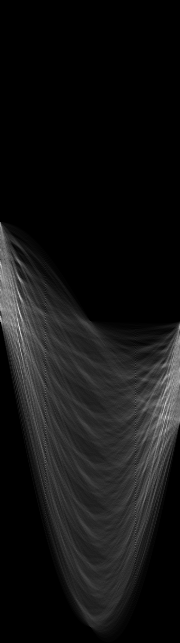
%> input picture houghOut.tif, 180 x 643 px; its folder holds only this picture in this run
$ octave verciniAnalysis_example.m   (GNU Octave 9; MATLAB toolbox functions it lacks are replaced by stand-ins)
%> lines starting %> are read from the running program, lines starting %| are printed output that depends on the picture; in (x1, y1, x2, y2) boxes, pixels count from 0 and x2, y2 are one past the last pixel; in counts of white or black regions, pixels touching at a corner belong together; the program's own positions count from 1
### batchAnalyseRing.m
function batchAnalyseRing(fileFilter,pixSz,varargin)
% function batchAnalyseRing(fileFilter,pixSz,varargin)
%   Performs background subtraction and kymograph fitting for vertically immobilized cells
%   Kymographs are background subtracted ie zero should equal a genuine gap in the ring
% INPUTS:
%   fileFilter: Search string for files to analyse, eg '*.tif'
%   pixSz: Camera pixel size in nanometres
% OPTIONAL INPUTS:
%   'PsfFWHM', psfFWHM: Fitted PSF FWHM, nm. Determines PSF size used to blur the fitted ring. DEFAULT: 300 nm
%   'PsfWidthRangeNm',psfWidthExtraNm: Wiggle room allowed on fitted PSF FHWM. Ie fitted PSF width can be within range psfFWHM +/- psfWidthExtraNm. DEFAULT: 50
%   'CytoplasmBG-FWHM', cytoBgFWHM_nm: Initial guess for the FWHM of the large gaussian fitted to account for the defocussed cytoplasmic background. DEFAULT:1300
%   'CytoplasmBG-FWHM-min', cytoBgFWHMmin_nm: Minimum for the FWHM of the large gaussian fitted to account for the defocussed cytoplasmic background. DEFAULT:800
%   'CytoplasmBG-FWHM-max', cytoBgFWHMmax_nm: Maximum for the FWHM of the large gaussian fitted to account for the defocussed cytoplasmic background. DEFAULT:Inf
%   'CytoplasmOnlyFit' Dont fit a ring - useful for cytoGFP - force the ring amplitude to zero for cyto only fit
% NOTE: A second defocussed Gaussian is also fitted, with min width cytoBgFWHMmin_nm, and max width=Inf because a single gaussian does not fit well the cytoplasmic BG distribution.
%   'RingRadius-max', radMax_nm: Maximum fitted ring radius. Default should hold well for WT or even most mutant Bsubtilis but change if in a different organism. If you set it too large the fitting becomes unstable for small rings. DEFAULT: 600
%   'ZeroPadKymograph', doZeroPadKymo: Add a zero row as the last row of the kymograph so that ImageJ plotting defaults to the correct contrast. DEFAULT: true
%   'FixedRadiusFit', true/false: Fix the ring radius and shape parameters to the average ring parameters. Note the ring centroid can still shift to allow for small drifts.
%     Useful for cells that dont constrict within timeframe of imaging. If the cells constrict you need to turn this off.
%     FITPARAVG is the result of a prior fit to an averaged ring, used to fix the positions. DEFAULT: true
%   'FixedPositionFit', true/false: Fix the ring position to the average ring position. This is important for fitting sparse data, esp single molecule, where the ring position is not well constrained.
%     otherwise the ring position will jump around, which is bad.  DEFAULT: false
%   'LineProfileWidth': LineWidth: perpendicular distance over which to integrate line profile signal to improve SNR. DEFAULT:pixSz , ie 1 pixel
%   'NumKymoRepeats', nKymoWrap: Number of times to plot the kymograph side-by-side in the kymoWrap file. DEFAULT: 2
%   'SaveRawKymograph', true/false: Save a non-background subtracted kymograph as well. DEFAULT, false
%   'SaveFitPNG', true/ false: Save a png of the average image overlaid with the (first) fitted circle
%   'SetManualRadius', manualRadiusNm: Sets the septum radius to fixed value manualRadiusNm
%   'SetManualRadius', [manualRadiusNmMin,manualRadiusNmMax]: limits the septum radius to range defined by 2 element vector. Initial guess is average of the min and max Radius
%   'FitMaxIP', true/false: Use maximum intensity projection instead of average for the fixed radius/ position fitting
%   'HoughCircleGuess',true/false:Uses hough circle finding estimator for the initial guess. In general seems more robust than the simple binary estimator
%
% NOTE: If the background subtration fails for some frames - slow fitting, bright bands in the kymographs - this is usually because 'FixedRadiusFit' is set to true, but the radius is changing  - try changing 'FixedRadiusFit' to false. If the radius is changign the FixedRadiusFit gives bad results as the average radius is not a good match for all frames
%
% OUTPUTS:
%   Files, in subdirectory analysed:
%       <filename>_bgsub.tif: Background subtracted ring
%       <filename>_kymo.tif: Kymograph
%       <filename>_kymoWrap.tif: Kymograph, repeated nKymoWrap times
%       <filename>_fitData.mat: Fit results
%       <filename>_diamInfo.txt: Ring diameter, each frame
%
% EXAMPLES:
%
%   By default, fits with fixed radius based on average image
%   >> batchAnalyseRing('*.tif',pixSz)
%   Alternatively, fit with a free radius to allow for constriction
%   >> batchAnalyseRing('*.tif',pixSz,'FixedRadiusFit',false)
%   Optionally you can save the non-background subtracted kymograph
%   >> batchAnalyseRing('*.tif',pixSz,`'SaveRawKymograph',true)
%TODO fix the diameter file bug

f = dir(fileFilter);
nF= numel(f);

hF= figure;
for ii = 1:nF
    file = f(ii).name;
    folder=f(ii).folder;
    fname = fullfile(folder,file)
    try
        ringCorrectAndFit_bgFitter(fname,pixSz,varargin{:});
    catch ME
        display(getReport(ME));
    end
end
close(hF);
%--------------------------------------------------------
function [kymo, kymoCorr] = ringCorrectAndFit_bgFitter(fname,pixSz,varargin)
%> called with fname = 'houghOut.tif', pixSz = 65
%,lineProfileWidth,bleachPlotOn,,useTLFitter,frStep,doBGFG_separation)
global DEBUG_RING

ringFitArg={};
frStep = 1;
lineProfileWidth = pixSz;
psfFWHM = 300;
bleachPlotOn=false;
nKymoWrap=2;
doSaveRawKymograph = true;
doSaveFitFigure=true;
nargin = numel(varargin);
ii = 1;
while ii<=numel(varargin)
    if strcmp(varargin{ii},'PsfWidthRangeNm') || strcmp(varargin{ii},'CytoplasmBG-FWHM') ...
        || strcmp(varargin{ii},'CytoplasmBG-FWHM-min') || strcmp(varargin{ii},'CytoplasmBG-FWHM-max') ...
        || strcmp(varargin{ii},'RingRadius-max') || strcmp(varargin{ii},'ZeroPadKymograph')...
        || strcmp(varargin{ii},'FixedRadiusFit') || strcmp(varargin{ii},'SetManualRadius') ...
        || strcmp(varargin{ii},'CytoplasmOnlyFit')|| strcmp(varargin{ii},'PlotFit')...
        || strcmp(varargin{ii},'ShowFitOutcome') || strcmp(varargin{ii},'FixedPositionFit') ...
        || strcmp(varargin{ii},'FitMaxIP') || strcmp(varargin{ii},'HoughCircleGuess')
        ringFitArg={ringFitArg{:},varargin{ii:ii+1}};
        ii=ii+1;
    elseif strcmp(varargin{ii},'PsfFWHM')
        psfFWHM=varargin{ii+1};
        ii=ii+2;
    elseif strcmp(varargin{ii},'LineProfileWidth')
        lineProfileWidth=varargin{ii+1};
        ii=ii+2;
    elseif strcmp(varargin{ii},'NumKymoRepeats')
        nKymoWrap=varargin{ii+1};
        ii=ii+2;
    elseif strcmp(varargin{ii},'SaveRawKymograph')
        doSaveRawKymograph=varargin{ii+1};
        ii=ii+2;
    elseif strcmp(varargin{ii},'SaveFitPNG')
        doSaveFitFigure=varargin{ii+1};
        ii=ii+2;
    else
        ii=ii+1;
    end
end

[pathstr,name,ext]=fileparts(fname);
if isempty(pathstr)
    pathstr='.';%matlab looks on all pths not just current path if dont do this
end

if ~isempty(DEBUG_RING) && DEBUG_RING==true
    savepath = fullfile(pathstr,'test_analysis');
else
    savepath = fullfile(pathstr,'analysed');
end

if ~exist(savepath,'dir')
    mkdir(savepath);
end
ringStack = imreadstack(fname);

% calculate the kymograph
[ ringStack_noBg,kymo,circFit,kymoInfo, kymoraw,fitPar] = doBgSubAndKymo(ringStack,pixSz,lineProfileWidth,psfFWHM,ringFitArg{:});
save([savepath,filesep,name,'_fitData.mat'],'circFit','kymoInfo','fitPar');
%write a text file with the radius for quick reference
Diameter_nm = round(kymoInfo(:,2))*2;
Frame= kymoInfo(:,1);
T = table(Frame,Diameter_nm);
if numel(unique(Diameter_nm))==1
    T=T(1,:);
end

radius_fname = [savepath,filesep,name,'_diamInfo','.txt'];
writetable(T,radius_fname);

%make 2pi versions of everything for convenience
kymo_wrap = repmat(kymo,[1,nKymoWrap]);
kymoraw_wrap = repmat(kymoraw,[1,nKymoWrap]);

%save everything as floats if that's what's returned
tiffwrite([savepath,filesep,name,'_bgsub.tif'],ringStack_noBg);
tiffwrite([savepath,filesep,name,'_kymo.tif'],kymo);
tiffwrite([savepath,filesep,name,'_kymoWrap.tif'],kymo_wrap);
if doSaveRawKymograph
    tiffwrite([savepath,filesep,name,'_kymoRaw.tif'],kymoraw);
    tiffwrite([savepath,filesep,name,'_kymoRawWrap.tif'],kymoraw_wrap);
end

if doSaveFitFigure
    h=figure;
    plotCircleFig(mean(ringStack,3),circFit{1});
    saveas(h,[savepath,filesep,name,'_fitResult.png']);
    close(h);
end

### imreadstack.m
function imstack = imreadstack( path1)
%> called with path1 = 'houghOut.tif'
%	imstack = imreadstack( path1)
%
% Description:
% 	Automatically load all the images in a stack as a
% 3D matrix
%
% Inputs:
% 	path
%
% Outputs:
%	imstack
%
% History:
% 	080213 	- First alpha complete (SH)
%	080213 	- Function headers and help standardised (SH)
%
% Author:
%	Seamus Holden
%

%number of frames in image and size of image
numFrames = numel(imfinfo(path1));
I = imread( path1, 1);
%> I is the input picture: size 643x180 single; min 0, max 219, mean 19.5

%preallocate array
imstack = zeros( [size(I) numFrames], class(I));
imstack(:,:,1) = I;

for p = 2:numFrames
	imstack(:,:,p) = imread(path1, p);
end

### doBgSubAndKymo.m
function [ ringStack_noBg, ringKymograph, circleData, kymoInfo, rawKymograph, fitPar] = doBgSubAndKymo(ringStack,pixSzNm,lineWidthNm, psfFWHM,varargin)
%> called with pixSzNm = 65, lineWidthNm = 65, psfFWHM = 300
% function [ ringStack_noBg, ringKymograph, circleData, kymoInfo] = doBgSubAndKymo(ringStack,pixSzNm,lineWidthNm, psfFWHM,varargin)
%extract circular kymograph, integrating over widthNM annulus thickness
%use fitting to the ring to find the diameter, should make it more robust eg on small rings
%   Performs background subtraction and kymograph fitting for vertically immobilized cells
%   Kymographs are background subtracted ie zero should equal a genuine gap in the ring
% INPUTS:
%   ringStack: [y,x,frame] ring dynamics movie
%   pixSz: Camera pixel size in nanometres
%   lineWidthNm: perpendicular distance over which to integrate line profile signal to improve SNR.
%   psfFWHM: Fitted PSF FWHM, nm. Determines PSF size used to blur the fitted ring.
%
% OPTIONAL INPUTS:
%   'PsfWidthRangeNm',psfWidthExtraNm: Wiggle room allowed on fitted PSF FHWM. Ie fitted PSF width can be within range psfFWHM +/- psfWidthExtraNm. DEFAULT: 50
%   'CytoplasmBG-FWHM', cytoBgFWHM_nm: Initial guess for the FWHM of the large gaussian fitted to account for the defocussed cytoplasmic background. DEFAULT:1300
%   'CytoplasmBG-FWHM-min', cytoBgFWHMmin_nm: Minimum for the FWHM of the large gaussian fitted to account for the defocussed cytoplasmic background. DEFAULT:1000
%   'CytoplasmBG-FWHM-max', cytoBgFWHMmax_nm: Maximum for the FWHM of the large gaussian fitted to account for the defocussed cytoplasmic background. DEFAULT:1000
% NOTE: A second defocussed Gaussian is also fitted, with min width cytoBgFWHMmin_nm, and max width=Inf because a single gaussian does not fit well the cytoplasmic BG distribution.
%   'RingRadius-max', radMax_nm: Maximum fitted ring radius. Default should hold well for WT or even most mutant Bsubtilis but change if in a different organism. If you set it too large the fitting becomes unstable for small rings. DEFAULT: 600
%   'ZeroPadKymograph', doZeroPadKymo: Add a zero row as the last row of the kymograph so that ImageJ plotting defaults to the correct contrast. DEFAULT: true
%   'FixedRadiusFit', fitParAvg: Fix the ring radius and shape parameters to the average ring parameters. Note the ring centroid can still shift to allow for small drifts. Useful for cells that dont constrict within timeframe of imaging. If the cells constrict you need to turn this off. FITPARAVG is the result of a prior fit to an averaged ring, used to fix the positions. DEFAULT: true
%   'FitMaxIP', true/false: Use maximum intensity projection instead of average for the fixed radius/ position fitting
%
% NOTE: If the background subtration fails for some frames - slow fitting, bright bands in the kymographs - this is usually because 'FixedRadiusFit' is set to true, but the radius is changing  - try changing 'FixedRadiusFit' to false. If the radius is changign the FixedRadiusFit gives bad results as the average radius is not a good match for all frames

nargin = numel(varargin);
%> nargin = 0
fitRingArg={};
doZeroPadKymo = true;
doFixedRadiusFit = true;
doMaxFit=false;
ii = 1;
while ii<=numel(varargin)
    if strcmp(varargin{ii},'ZeroPadKymograph')
        doZeroPadKymo=varargin{ii+1};
        ii=ii+2;
    elseif strcmp(varargin{ii},'FixedRadiusFit')
        doFixedRadiusFit=varargin{ii+1};
        ii=ii+2;
    elseif strcmp(varargin{ii},'FitMaxIP')
        doMaxFit=varargin{ii+1};
        ii=ii+2;
    else
        fitRingArg={fitRingArg{:},varargin{ii}};
        ii=ii+1;
    end
end
%> this loop made 0 passes
%> after the loop, doFixedRadiusFit = true; doMaxFit = false; doZeroPadKymo = true; fitRingArg = {}; ii = 1

ringStack = double(ringStack);

%optionally find the radius etc from the average of whole movie
if doFixedRadiusFit
    if doMaxFit
        ringIm = max(ringStack,[],3);
    else
        ringIm = mean(ringStack,3);
    end
    fitParAvg = fitRing(ringIm, pixSzNm,psfFWHM, fitRingArg{:});
else
    fitParAvg=[];
end

nFr = size(ringStack,3);
ringStack_noBg = 0.*ringStack;
for ii =1:nFr

    %fit each ring.
%     display(['Frame: ',num2str(ii)]);
    if ii==1
        [ringIm_noBg, ringKymoCell{ii}, circleData{ii}, rawKymoCell{ii},fitPar(ii,:)] = bgSubAndProfile(ringStack(:,:,ii),pixSzNm,lineWidthNm, psfFWHM,doFixedRadiusFit,fitParAvg,fitRingArg{:});
    else
        [ringIm_noBg, ringKymoCell{ii}, circleData{ii}, rawKymoCell{ii},fitPar(ii,:)] = bgSubAndProfile(ringStack(:,:,ii),pixSzNm,lineWidthNm, psfFWHM,doFixedRadiusFit,fitParAvg,'InitialGuess', fitPar(ii-1,:), fitRingArg{:});
    end
    kymoSz(ii,:) = size(ringKymoCell{ii});
    rNm=circleData{ii}.r*pixSzNm;
    kymoInfo(ii,:) = [ii,rNm,kymoSz(ii,1),kymoSz(ii,2)];
    ringStack_noBg(:,:,ii) = ringIm_noBg;
end

maxKymoWidth = max(kymoSz(:,2));
ringKymograph = zeros(nFr,maxKymoWidth);
rawKymograph = zeros(nFr,maxKymoWidth);
for ii = 1:nFr
    ringKymograph(ii,1:kymoSz(ii,2))=ringKymoCell{ii};
    rawKymograph(ii,1:kymoSz(ii,2))=rawKymoCell{ii};
end

if doZeroPadKymo%no point in padding the raw kymograph
    ringKymograph(end+1,:)=0;
end


%------------------------------------------------------------------
% [39 lines left out: function bgSubAndProfile, not called in this run]

%------------------------------------------------------------------
% [24 lines left out: function getProfile, not called in this run]

### fitRing.m
function [fitPar, fitIm,im_bgsub] = fitRing(im, pixSz_nm,psfFWHM, varargin)
%> called with pixSz_nm = 65, psfFWHM = 300
% function [fitPar, fitIm,im_bgsub] = fitRing(im, pixSz_nm,psfFWHM, varargin)
%
% Fit a ring to an image.
% Blurred annulus (signal) , plus flat background plus two large width gaussians to account for diffuse and out of focus cytoplasmic background.
% Hardcoded NSECTOR (currently 12) to allow varying amplitude
% Model is:
%    X0 = par(1);
%    Y0 = par(2);
%    R0 = par(3);
%    stdRing = par(4);
%    A = par(5);
%    bg_flat = par(6);
%    cytoplasmBg = par(7);
%    cytoplasmBgWidth=par(8);
%    cytoplasmBg2 = par(9);
%    cytoplasmBgWidth2=par(10);
%    sectorAmp(1:nSector) = par(11:11+nSector-1);
%    for ii = 1:nSector
%        F_ring(sectoredImage==ii) = sectorAmp(ii)*A.*exp(-(R(sectoredImage==ii)-R0).^2./(2.*stdRing.^2));
%    end
%    %flat background contribution
%    F_bg = bg_flat;
%    %defocussed gaussian cytoplasm contribution
%    F_cyto = cytoplasmBg.*exp(-((X-X0).^2+(Y-Y0).^2)./(2.*cytoplasmBgWidth.^2));
%    %Another defocussed gaussian cytoplasm contribution
%    F_cyto2 = cytoplasmBg2.*exp(-((X-X0).^2+(Y-Y0).^2)./(2.*cytoplasmBgWidth2.^2));
%    F=F_bg+F_ring+F_cyto+F_cyto2;
%
% INPUTS:
%   im: ring Image
%   pixSz: Camera pixel size in nanometres
%   psfFWHM: Fitted PSF FWHM, nm. Determines PSF size used to blur the fitted ring.
%
% OUTPUTS:
%   fitPar: As defined above.
%   fitIm: Fitted image
%   im_bgsub: Input image, im, minus the fitted background.
%       Ie im_bgsub = im - (F_bg + F_cyto + F_cyto2)
%
% OPTIONAL INPUTS:
%   'PsfFWHM', psfFWHM: Fitted PSF FWHM, nm. Determines PSF size used to blur the fitted ring. DEFAULT: 300 nm
%   'PsfWidthRangeNm',psfWidthExtraNm: Wiggle room allowed on fitted PSF FHWM. Ie fitted PSF width can be within range psfFWHM +/- psfWidthExtraNm. DEFAULT: 50
%   'CytoplasmBG-FWHM', cytoBgFWHM_nm: Initial guess for the FWHM of the large gaussian fitted to account for the defocussed cytoplasmic background. DEFAULT:1300
%   'CytoplasmBG-FWHM-min', cytoBgFWHMmin_nm: Minimum for the FWHM of the large gaussian fitted to account for the defocussed cytoplasmic background. DEFAULT:800
%   'CytoplasmBG-FWHM-max', cytoBgFWHMmax_nm: Maximum for the FWHM of the large gaussian fitted to account for the defocussed cytoplasmic background. DEFAULT:Inf
%   'CytoplasmOnlyFit' Dont fit a ring - useful for cytoGFP - force the ring amplitude to zero for cyto only fit
%  NOTE: A second defocussed Gaussian is also fitted, with min width cytoBgFWHMmin_nm, and max width=Inf because a single gaussian does not fit well the cytoplasmic BG distribution.
%   'RingRadius-max', radMax_nm: Maximum fitted ring radius. Default should hold well for WT or even most mutant Bsubtilis but change if in a different organism. If you set it too large the fitting becomes unstable for small rings. DEFAULT: 600
%   'FixedRadiusFit', fitParAvg: Fix the ring radius and shape parameters to the average ring parameters. Note the ring centroid can still shift to allow for small drifts. Useful for cells that dont constrict within timeframe of imaging. If the cells constrict you need to turn this off. FITPARAVG is the result of a prior fit to an averaged ring, used to fix the positions. DEFAULT:false
%     Note that default FixedRadiusFit value in higher level function doBgSubAndKymo.m is true, so for batch analysis FixedRadiusFit is usually true - it's just false at the bottom level function as the first pass is run with free shape parameters to measure the average radius.
%   'FixedPositionFit', fitParAvg: Fix the ring position to the average ring position.  FITPARAVG is the result of a prior fit to an averaged ring,
%     used to fix the positions. DEFAULT: false
%   'SetManualRadius', manualRadiusNm: Sets the septum radius to fixed value manualRadiusNm
%   'SetManualRadius', [manualRadiusNmMin,manualRadiusNmMax]: limits the septum radius to range defined by 2 element vector. Initial guess is average of the min and max Radius
%

global DEBUG_RING
%parameters: x0, y0, r,width, Amplitude, BG, cytoplasmBg
NSECTOR=12;

plotOn=false;
cytoBgFWHM_nm = 1300;
cytoBgFWHMmin_nm = 800;
cytoBgFWHMmax_nm = Inf;
radMax_nm=600;
psfWidthExtraNm= 50;%as in +/- psfFWHM
doFixedRadiusFit=false;
doFixedPosFit=false;
doSetRadius=false;
doCytoOnlyFit=false;
radiusManual=NaN;
doShowFitResult = false;
nargin = numel(varargin);
%> nargin = 0
usePriorInitGuess=false;
priorInitGuess = [];
ii = 1;
while ii<=numel(varargin)
    if strcmp(varargin{ii},'PsfWidthRangeNm')
        psfWidthExtraNm= varargin{ii+1};
        ii=ii+2;
    elseif strcmp(varargin{ii},'PlotFit')
        plotOn=true;
        ii=ii+1;
    elseif strcmp(varargin{ii},'CytoplasmBG-FWHM')
        cytoBgFWHM_nm = varargin{ii+1};
        ii=ii+2;
    elseif strcmp(varargin{ii},'CytoplasmBG-FWHM-min')
        cytoBgFWHMmin_nm = varargin{ii+1};
        ii=ii+2;
    elseif strcmp(varargin{ii},'CytoplasmBG-FWHM-max')
        cytoBgFWHMmax_nm = varargin{ii+1};
        ii=ii+2;
    elseif strcmp(varargin{ii},'RingRadius-max') %best to set this pretty close to the max plausible ring radius
        radMax_nm= varargin{ii+1};
        ii=ii+2;
    elseif strcmp(varargin{ii},'FixedRadiusFit')
        doFixedRadiusFit = true;
        fitParAvg= varargin{ii+1};
        ii=ii+2;
    elseif strcmp(varargin{ii},'FixedPositionFit')
        doFixedPosFit= varargin{ii+1};
        ii=ii+2;
    elseif strcmp(varargin{ii},'SetManualRadius') %supply a manually chosen radius
        doSetRadius= true;
        radiusManual= varargin{ii+1};
        ii=ii+2;
    elseif strcmp(varargin{ii},'CytoplasmOnlyFit') %force the ring amplitude to zero for cyto only fit
        doCytoOnlyFit= varargin{ii+1};
        ii=ii+2;
    elseif strcmp(varargin{ii},'ShowFitOutcome') %force the ring amplitude to zero for cyto only fit
        doShowFitResult= varargin{ii+1};
        ii=ii+2;
    elseif strcmp(varargin{ii},'InitialGuess')
        usePriorInitGuess=true;
        priorInitGuess= varargin{ii+1};
        ii=ii+2;
    else
        ii=ii+1;
    end
end
%> after the loop, cytoBgFWHM_nm = 1300; cytoBgFWHMmax_nm = Inf; cytoBgFWHMmin_nm = 800; doCytoOnlyFit = false; doFixedPosFit = false; doFixedRadiusFit = false; doSetRadius = false; doShowFitResult = false; ii = 1; plotOn = false; psfWidthExtraNm = 50; radMax_nm = 600; radiusManual = NaN; usePriorInitGuess = false

imBlur = imgaussfilt(im,1);
%guess parameters
%segment image, ignore background
otsuThresh= otsu(imBlur);
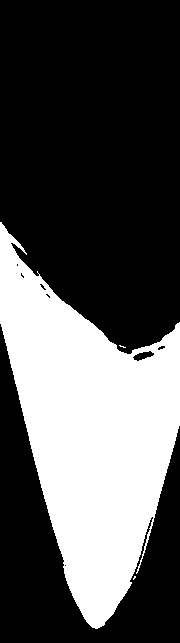
%> otsuThresh: size 643x180 double; values 1 (black) and 2 (white), 33.3% white; 3 white regions (2 under 20 px), largest, box (x1, y1, x2, y2) and area: (0, 222, 180, 629) 38528
fg = im;
fg(otsuThresh==1)=0;
%> fg: size 643x180 double; min 0, max 219, mean 18.5
%clear up any outlier pixels by only keeping the largest above thresh area
BW0=logical(fg);
%> BW0: size 643x180 logical; 33.3% white; 3 white regions (2 under 20 px), largest, box (x1, y1, x2, y2) and area: (0, 222, 180, 629) 38526
%> (the rest of the program and of its run is left out)
